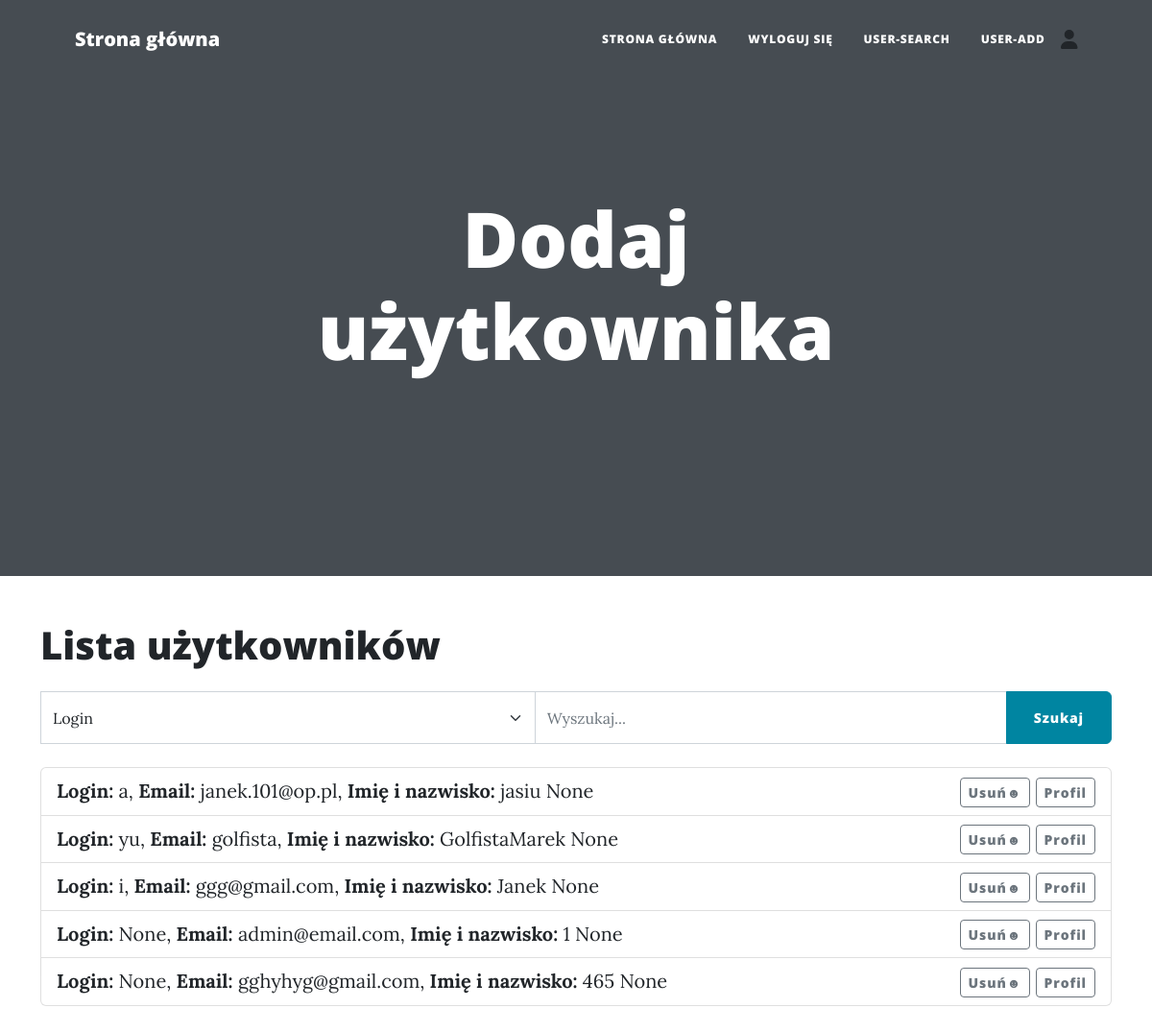
The app's page /users_and_search (signed in) with its own data.
### main.py (models this page shows)
class User(UserMixin, db.Model):
    __tablename__ = "users"
    id = db.Column(db.Integer, primary_key=True)
    login = db.Column(db.String(20),unique =True)
    password = db.Column(db.String(100))
    name= db.Column(db.String(30))
    last_name= db.Column(db.String(30))
    city = db.Column(db.String(30))
    postal_code = db.Column(db.String(6))
    street = db.Column(db.String(20))
    street_number = db.Column(db.Integer)
    flat_number = db.Column(db.Integer)
    pesel = db.Column(db.String(30), unique = True)
    birth_date = db.Column(db.Date)
    email = db.Column(db.String(100), unique=True)
    posts = relationship("BlogPost", back_populates="author")
    comments = relationship("Comment", back_populates="comment_author")

### main.py (the view)
@app.route('/users_and_search')
@admin_only
def user_search():
    search_form = SearchForm()
    query = request.args.get('query', '')
    category = search_form.search_category.data
    if category == 'login':
        users = User.query.filter(User.login.ilike(f'%{query}%')).all()
    elif category == 'email':
        users = User.query.filter(User.email.ilike(f'%{query}%')).all()
    elif category == 'last_name':
        users = User.query.filter(func.concat(User.name,' ', User.last_name).ilike(f'%{query}%')).all()
    users = User.query.filter(User.name.ilike(f'%{query}%')).all()
    return render_template("users_and_search.html", search_form=search_form, users=users)

### forms.py
class SearchForm(FlaskForm):
    query = StringField('Query', validators=[DataRequired()])
    submit = SubmitField('Search')
    search_category = SelectField('Search Category', choices=[
        ('name', 'Login'),
        ('email', 'E-mail'),
        ('last_name', 'Imię i nazwisko')
    ], validators=[DataRequired()])

### main.py (called while the page is built)
@login_manager.user_loader
def load_user(user_id):
    return db.get_or_404(User, user_id)

def admin_only(f):
    @wraps(f)
    def decorated_function(*args, **kwargs):
        if not current_user.is_authenticated:
            return redirect(url_for('login'))
        if current_user.id != 1:
            return abort(403)
        return f(*args, **kwargs)
    return decorated_function

### templates/users_and_search.html (shortened to what this page needs)
{% include "header.html" %}
<header class="masthead">
    <div class="container position-relative px-4 px-lg-5">
        <div class="row gx-4 gx-lg-5 justify-content-center">
            <div class="col-md-10 col-lg-8 col-xl-7">
                <div class="page-heading">
                    <h1>Dodaj użytkownika</h1>
                </div>
            </div>
        </div>
    </div>
</header>
<div class="container">
    <h1 class="mt-5 mb-4">Lista użytkowników</h1>
    <form action="{{ url_for('user_search') }}" method="GET" class="mb-4">
        <div class="input-group">
            <select class="form-select" name="search_category">
                <option value="login">Login</option>
            </select>
            <input type="text" name="query" class="form-control" placeholder="Wyszukaj...">
            <button type="submit" class="btn btn-primary">Szukaj</button>
        </div>
    </form>
    <ul class="list-group" style="margin-bottom: 80px;">
        {% for user in users %}
        <li class="list-group-item d-flex justify-content-between align-items-center">
            <div>
                <strong>Login:</strong> {{ user.login }}, <strong>Email:</strong> {{ user.email }}, <strong>Imię i nazwisko:</strong> {{ user.name }} {{ user.last_name }}
            </div>
            <div>
                <a href="#" class="btn btn-outline-secondary btn-sm" onclick="confirmDelete('{{ url_for('user_delete', user_id=user.id) }}')">Usuń☻</a>
                <a href="{{ url_for('user_profile', user_id=user.id) }}" class="btn btn-outline-secondary btn-sm">Profil</a>
            </div>
        </li>
        {% else %}
        <li class="list-group-item">Brak użytkowników</li>
        {% endfor %}
    </ul>
</div>

### records on screen
User: login "a", email "janek.101@op.pl", name "jasiu", last_name "None"
User: login "yu", email "golfista", name "GolfistaMarek", last_name "None"
User: login "i", email "ggg@gmail.com", name "Janek", last_name "None"
User: login "None", email "admin@email.com", name "1", last_name "None"
User: login "None", email "gghyhyg@gmail.com", name "465", last_name "None"
